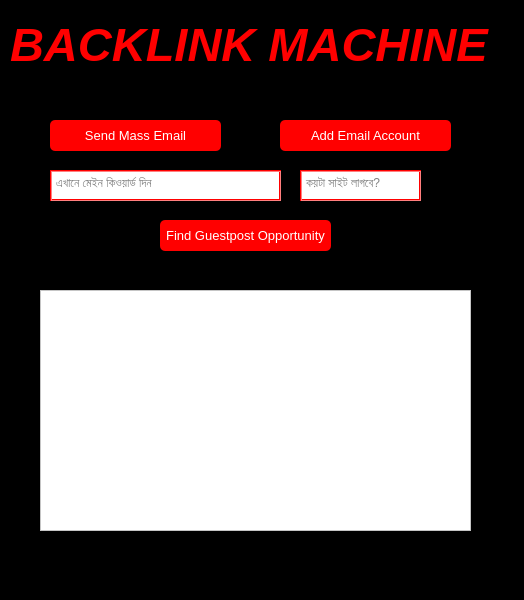
<?xml version="1.0" encoding="UTF-8"?>
<ui version="4.0">
 <class>MainWindow</class>
 <widget class="QMainWindow" name="MainWindow">
  <property name="geometry">
   <rect>
    <x>0</x>
    <y>0</y>
    <width>524</width>
    <height>600</height>
   </rect>
  </property>
  <property name="maximumSize">
   <size>
    <width>524</width>
    <height>600</height>
   </size>
  </property>
  <property name="windowTitle">
   <string>Backlink machine</string>
  </property>
  <property name="styleSheet">
   <string notr="true">background-color: rgb(0, 0, 0);</string>
  </property>
  <widget class="QWidget" name="centralwidget">
   <widget class="QTextEdit" name="input_keyword">
    <property name="geometry">
     <rect>
      <x>50</x>
      <y>170</y>
      <width>231</width>
      <height>31</height>
     </rect>
    </property>
    <property name="styleSheet">
     <string notr="true">#input_keyword{border:2px groove red}
#input_keyword{background-color:rgb(255, 255, 255)}</string>
    </property>
    <property name="placeholderText">
     <string>এখানে মেইন কিওয়ার্ড দিন</string>
    </property>
   </widget>
   <widget class="QPushButton" name="search_btn">
    <property name="geometry">
     <rect>
      <x>160</x>
      <y>220</y>
      <width>171</width>
      <height>31</height>
     </rect>
    </property>
    <property name="styleSheet">
     <string notr="true">color: rgb(255, 255, 255);
background-color:rgb(255, 0, 0);
border-radius:5px 5px 5px 5px;
font-size:13px;</string>
    </property>
    <property name="text">
     <string>Find Guestpost Opportunity</string>
    </property>
   </widget>
   <widget class="QPushButton" name="send_mass_email_open_btn">
    <property name="geometry">
     <rect>
      <x>50</x>
      <y>120</y>
      <width>171</width>
      <height>31</height>
     </rect>
    </property>
    <property name="styleSheet">
     <string notr="true">color: rgb(255, 255, 255);
background-color:rgb(255, 0, 0);
border-radius:5px 5px 5px 5px;
font-size:13px;</string>
    </property>
    <property name="text">
     <string>Send Mass Email</string>
    </property>
   </widget>
   <widget class="QPushButton" name="add_email_account_window_opener_btn">
    <property name="geometry">
     <rect>
      <x>280</x>
      <y>120</y>
      <width>171</width>
      <height>31</height>
     </rect>
    </property>
    <property name="styleSheet">
     <string notr="true">color: rgb(255, 255, 255);
background-color:rgb(255, 0, 0);
border-radius:5px 5px 5px 5px;
font-size:13px;</string>
    </property>
    <property name="text">
     <string>Add Email Account</string>
    </property>
   </widget>
   <widget class="QTableWidget" name="table">
    <property name="geometry">
     <rect>
      <x>40</x>
      <y>290</y>
      <width>431</width>
      <height>241</height>
     </rect>
    </property>
    <property name="styleSheet">
     <string notr="true">background-color: rgb(255, 255, 255);
color: rgb(0, 0, 0);</string>
    </property>
   </widget>
   <widget class="QLabel" name="label">
    <property name="geometry">
     <rect>
      <x>10</x>
      <y>10</y>
      <width>511</width>
      <height>71</height>
     </rect>
    </property>
    <property name="styleSheet">
     <string notr="true">color: rgb(255, 0, 0);
font-size:47px;
</string>
    </property>
    <property name="text">
     <string>&lt;html&gt;&lt;head/&gt;&lt;body&gt;&lt;p&gt;&lt;span style=&quot; font-weight:600; font-style:italic;&quot;&gt;BACKLINK MACHINE&lt;/span&gt;&lt;/p&gt;&lt;/body&gt;&lt;/html&gt;</string>
    </property>
   </widget>
   <widget class="QTextEdit" name="input_quant">
    <property name="geometry">
     <rect>
      <x>300</x>
      <y>170</y>
      <width>121</width>
      <height>31</height>
     </rect>
    </property>
    <property name="styleSheet">
     <string notr="true">#input_quant{border:2px groove red}
#input_quant{background-color:rgb(255, 255, 255)}</string>
    </property>
    <property name="placeholderText">
     <string>কয়টা সাইট লাগবে?</string>
    </property>
   </widget>
  </widget>
  <widget class="QStatusBar" name="statusbar"/>
 </widget>
 <resources/>
 <connections/>
</ui>
